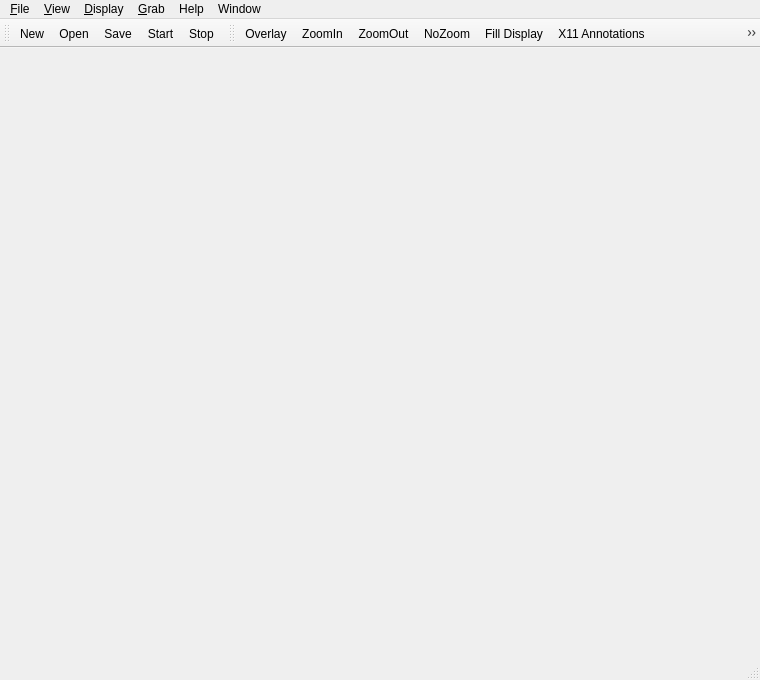
<ui version="4.0" >
 <class>MainFrame</class>
 <widget class="QMainWindow" name="MainFrame" >
  <property name="geometry" >
   <rect>
    <x>0</x>
    <y>0</y>
    <width>760</width>
    <height>680</height>
   </rect>
  </property>
  <property name="windowTitle" >
   <string>MdispQt</string>
  </property>
  <property name="windowIcon" >
   <iconset resource="mdispqt.qrc" >:/images/imaging.png</iconset>
  </property>
  <widget class="QWidget" name="centralWidget" >
   <layout class="QGridLayout" >
    <property name="margin" >
     <number>11</number>
    </property>
    <property name="spacing" >
     <number>6</number>
    </property>
   </layout>
  </widget>
  <widget class="QMenuBar" name="menuBar" >
   <property name="geometry" >
    <rect>
     <x>0</x>
     <y>0</y>
     <width>760</width>
     <height>25</height>
    </rect>
   </property>
   <widget class="QMenu" name="menu_File" >
    <property name="title" >
     <string>&amp;File</string>
    </property>
    <addaction name="actionNew" />
    <addaction name="actionOpen" />
    <addaction name="actionClose" />
    <addaction name="actionSave" />
    <addaction name="actionSaveAs" />
    <addaction name="actionSaveRoiAs" />
    <addaction name="separator" />
    <addaction name="actionExit" />
   </widget>
   <widget class="QMenu" name="menu_View" >
    <property name="title" >
     <string>&amp;View</string>
    </property>
    <addaction name="actionViewStdToolbar" />
    <addaction name="actionViewDispToolbar" />
    <addaction name="actionViewStatusBar" />
   </widget>
   <widget class="QMenu" name="menu_Display" >
    <property name="title" >
     <string>&amp;Display</string>
    </property>
    <widget class="QMenu" name="menuInterpolation_Mode" >
     <property name="title" >
      <string>Interpolation Mode</string>
     </property>
     <addaction name="actionIntNearest" />
     <addaction name="actionIntFast" />
     <addaction name="actionIntDefault" />
    </widget>
    <widget class="QMenu" name="menuView_Mode" >
     <property name="title" >
      <string>View Mode</string>
     </property>
     <addaction name="actionViewDefault" />
     <addaction name="actionViewTransparent" />
     <addaction name="actionViewAutoScale" />
     <addaction name="actionVieewMultiBytes" />
     <addaction name="actionViewBitShift2" />
     <addaction name="actionViewBitShift4" />
     <addaction name="actionViewBitShift8" />
    </widget>
    <widget class="QMenu" name="menuZoom" >
     <property name="title" >
      <string>Zoom</string>
     </property>
     <addaction name="actionNoZoom" />
     <addaction name="actionZoomOut" />
     <addaction name="actionZoomIn" />
    </widget>
    <widget class="QMenu" name="menuExclusive_Display" >
     <property name="title" >
      <string>Exclusive Display</string>
     </property>
     <addaction name="actionRestrictedCursor" />
    </widget>
    <widget class="QMenu" name="menuDistributed_Mil" >
     <property name="title" >
      <string>Distributed Mil</string>
     </property>
     <widget class="QMenu" name="menuASynchronous_mode" >
      <property name="title" >
       <string>ASynchronous mode</string>
      </property>
      <addaction name="actionDMILASyncDisable" />
      <addaction name="actionDMILASync1" />
      <addaction name="actionDMILASync5" />
      <addaction name="actionDMILASync10" />
      <addaction name="actionDMILASync15" />
      <addaction name="actionDMILASync30" />
      <addaction name="actionDMILASyncMax" />
     </widget>
     <widget class="QMenu" name="menuCompression" >
      <property name="title" >
       <string>Compression</string>
      </property>
      <addaction name="actionDMILCompressNone" />
      <addaction name="actionDMILCompressLossy" />
      <addaction name="actionDMILCompressLossless" />
     </widget>
     <widget class="QMenu" name="menuType_Here" >
      <property name="title" >
       <string>Type Here</string>
      </property>
     </widget>
     <widget class="QMenu" name="menuQFactor" >
      <property name="title" >
       <string>QFactor</string>
      </property>
      <addaction name="actionDMILFactor60" />
      <addaction name="actionDMILFactor70" />
      <addaction name="actionDMILFactor75" />
      <addaction name="actionDMILFactor80" />
      <addaction name="actionDMILFactor82" />
      <addaction name="actionDMILFactor85" />
      <addaction name="actionDMILFactor87" />
      <addaction name="actionDMILFactor90" />
      <addaction name="actionDMILFactor92" />
      <addaction name="actionDMILFactor95" />
      <addaction name="actionDMILFactor99" />
     </widget>
     <addaction name="menuASynchronous_mode" />
     <addaction name="menuCompression" />
     <addaction name="menuQFactor" />
     <addaction name="menuType_Here" />
    </widget>
    <addaction name="actionOverlay" />
    <addaction name="actionFillDisplay" />
    <addaction name="actionNoTearing" />
    <addaction name="actionX11Annotation" />
    <addaction name="menuInterpolation_Mode" />
    <addaction name="menuView_Mode" />
    <addaction name="menuZoom" />
    <addaction name="separator" />
    <addaction name="menuDistributed_Mil" />
    <addaction name="separator" />
    <addaction name="actionROIDefine" />
    <addaction name="actionROIShow" />
    <addaction name="actionROIPreferences" />
    <addaction name="separator" />
    <addaction name="menuExclusive_Display" />
   </widget>
   <widget class="QMenu" name="menu_Grab" >
    <property name="title" >
     <string>&amp;Grab</string>
    </property>
    <addaction name="actionGrabStart" />
    <addaction name="actionGrabStop" />
   </widget>
   <widget class="QMenu" name="menuHelp" >
    <property name="title" >
     <string>Window</string>
    </property>
   </widget>
   <widget class="QMenu" name="menuHelp_2" >
    <property name="title" >
     <string>Help</string>
    </property>
    <addaction name="actionAbout" />
   </widget>
   <addaction name="menu_File" />
   <addaction name="menu_View" />
   <addaction name="menu_Display" />
   <addaction name="menu_Grab" />
   <addaction name="menuHelp_2" />
   <addaction name="menuHelp" />
  </widget>
  <widget class="QToolBar" name="StdToolBar" >
   <property name="orientation" >
    <enum>Qt::Horizontal</enum>
   </property>
   <attribute name="toolBarArea" >
    <number>4</number>
   </attribute>
   <addaction name="actionNew" />
   <addaction name="actionOpen" />
   <addaction name="actionSave" />
   <addaction name="actionGrabStart" />
   <addaction name="actionGrabStop" />
  </widget>
  <widget class="QStatusBar" name="statusBar" />
  <widget class="QToolBar" name="DispToolBar" >
   <property name="windowTitle" >
    <string>toolBar</string>
   </property>
   <property name="orientation" >
    <enum>Qt::Horizontal</enum>
   </property>
   <attribute name="toolBarArea" >
    <number>4</number>
   </attribute>
   <addaction name="actionOverlay" />
   <addaction name="actionZoomIn" />
   <addaction name="actionZoomOut" />
   <addaction name="actionNoZoom" />
   <addaction name="actionFillDisplay" />
   <addaction name="actionX11Annotation" />
   <addaction name="actionGraphicsAnnotations" />
   <addaction name="actionNoTearing" />
   <addaction name="actionROIDefine" />
   <addaction name="actionROIShow" />
  </widget>
  <action name="actionOpen" >
   <property name="icon" >
    <iconset resource="mdispqt.qrc" >:/images/fileopen.png</iconset>
   </property>
   <property name="text" >
    <string>&amp;Open</string>
   </property>
   <property name="toolTip" >
    <string>Open an existing document</string>
   </property>
   <property name="shortcut" >
    <string>Ctrl+O</string>
   </property>
  </action>
  <action name="actionNew" >
   <property name="icon" >
    <iconset resource="mdispqt.qrc" >:/images/filenew.png</iconset>
   </property>
   <property name="text" >
    <string>&amp;New</string>
   </property>
   <property name="toolTip" >
    <string>Open a new document</string>
   </property>
   <property name="shortcut" >
    <string>Ctrl+N</string>
   </property>
  </action>
  <action name="actionSave" >
   <property name="icon" >
    <iconset resource="mdispqt.qrc" >:/images/filesave.png</iconset>
   </property>
   <property name="text" >
    <string>&amp;Save</string>
   </property>
   <property name="toolTip" >
    <string>Save image</string>
   </property>
   <property name="shortcut" >
    <string>Ctrl+S</string>
   </property>
  </action>
  <action name="actionSaveAs" >
   <property name="text" >
    <string>Save &amp;As</string>
   </property>
   <property name="toolTip" >
    <string>Save image as</string>
   </property>
  </action>
  <action name="actionSaveRoiAs" >
   <property name="text" >
    <string>Save &amp;Roi as...</string>
   </property>
   <property name="toolTip" >
    <string>Save Roi as</string>
   </property>
  </action>
  <action name="actionExit" >
   <property name="text" >
    <string>E&amp;xit</string>
   </property>
   <property name="toolTip" >
    <string>Exit</string>
   </property>
   <property name="shortcut" >
    <string>Ctrl+X</string>
   </property>
  </action>
  <action name="actionClose" >
   <property name="text" >
    <string>Close</string>
   </property>
   <property name="toolTip" >
    <string>Close the active document</string>
   </property>
  </action>
  <action name="actionViewStdToolbar" >
   <property name="checkable" >
    <bool>true</bool>
   </property>
   <property name="checked" >
    <bool>true</bool>
   </property>
   <property name="text" >
    <string>Standard &amp;Toolbar</string>
   </property>
   <property name="toolTip" >
    <string>View Standard ToolBar</string>
   </property>
  </action>
  <action name="actionViewDispToolbar" >
   <property name="checkable" >
    <bool>true</bool>
   </property>
   <property name="checked" >
    <bool>true</bool>
   </property>
   <property name="text" >
    <string>&amp;Dispplay Toolbar</string>
   </property>
   <property name="toolTip" >
    <string>View Display ToolBar</string>
   </property>
  </action>
  <action name="actionViewStatusBar" >
   <property name="checkable" >
    <bool>true</bool>
   </property>
   <property name="checked" >
    <bool>true</bool>
   </property>
   <property name="text" >
    <string>View StatusBar</string>
   </property>
   <property name="toolTip" >
    <string>View StatusBar</string>
   </property>
  </action>
  <action name="actionOverlay" >
   <property name="checkable" >
    <bool>true</bool>
   </property>
   <property name="icon" >
    <iconset resource="mdispqt.qrc" >:/images/overlay.png</iconset>
   </property>
   <property name="text" >
    <string>Overlay</string>
   </property>
   <property name="toolTip" >
    <string>Enable/Disable Overlay</string>
   </property>
   <property name="shortcut" >
    <string>Ctrl+Shift+O</string>
   </property>
  </action>
  <action name="actionFillDisplay" >
   <property name="checkable" >
    <bool>true</bool>
   </property>
   <property name="icon" >
    <iconset resource="mdispqt.qrc" >:/images/filldisplay.png</iconset>
   </property>
   <property name="text" >
    <string>Fill Display</string>
   </property>
  </action>
  <action name="actionNoTearing" >
   <property name="checkable" >
    <bool>true</bool>
   </property>
   <property name="icon" >
    <iconset resource="mdispqt.qrc" >:/images/notearing.png</iconset>
   </property>
   <property name="text" >
    <string>No-Tearing</string>
   </property>
  </action>
  <action name="actionX11Annotation" >
   <property name="checkable" >
    <bool>true</bool>
   </property>
   <property name="icon" >
    <iconset resource="mdispqt.qrc" >:/images/annotations.png</iconset>
   </property>
   <property name="text" >
    <string>X11 Annotations</string>
   </property>
  </action>
  <action name="actionIntNearest" >
   <property name="checkable" >
    <bool>true</bool>
   </property>
   <property name="text" >
    <string>M_&amp;Nearest</string>
   </property>
  </action>
  <action name="actionIntFast" >
   <property name="checkable" >
    <bool>true</bool>
   </property>
   <property name="text" >
    <string>M_&amp;Fast</string>
   </property>
  </action>
  <action name="actionIntDefault" >
   <property name="checkable" >
    <bool>true</bool>
   </property>
   <property name="text" >
    <string>M_&amp;DEFAULT</string>
   </property>
  </action>
  <action name="actionViewDefault" >
   <property name="checkable" >
    <bool>true</bool>
   </property>
   <property name="text" >
    <string>M_DEFAULT</string>
   </property>
  </action>
  <action name="actionViewTransparent" >
   <property name="checkable" >
    <bool>true</bool>
   </property>
   <property name="text" >
    <string>M_TRANSPARENT</string>
   </property>
  </action>
  <action name="actionViewAutoScale" >
   <property name="checkable" >
    <bool>true</bool>
   </property>
   <property name="text" >
    <string>M_AUTO_SCALE</string>
   </property>
  </action>
  <action name="actionVieewMultiBytes" >
   <property name="checkable" >
    <bool>true</bool>
   </property>
   <property name="text" >
    <string>M_MULTI_BYTES</string>
   </property>
  </action>
  <action name="actionViewBitShift2" >
   <property name="checkable" >
    <bool>true</bool>
   </property>
   <property name="text" >
    <string>M_BIT_SHIFT:2</string>
   </property>
  </action>
  <action name="actionViewBitShift4" >
   <property name="checkable" >
    <bool>true</bool>
   </property>
   <property name="text" >
    <string>M_BIT_SHIFT:4</string>
   </property>
  </action>
  <action name="actionViewBitShift8" >
   <property name="checkable" >
    <bool>true</bool>
   </property>
   <property name="text" >
    <string>M_BIT_SHIFT:8</string>
   </property>
  </action>
  <action name="actionZoomIn" >
   <property name="icon" >
    <iconset resource="mdispqt.qrc" >:/images/zoomin.png</iconset>
   </property>
   <property name="text" >
    <string>ZoomIn</string>
   </property>
   <property name="toolTip" >
    <string>Zoom In</string>
   </property>
  </action>
  <action name="actionZoomOut" >
   <property name="icon" >
    <iconset resource="mdispqt.qrc" >:/images/zoomout.png</iconset>
   </property>
   <property name="text" >
    <string>ZoomOut</string>
   </property>
   <property name="toolTip" >
    <string>Zoom Out</string>
   </property>
  </action>
  <action name="actionNoZoom" >
   <property name="icon" >
    <iconset resource="mdispqt.qrc" >:/images/nozoom.png</iconset>
   </property>
   <property name="text" >
    <string>NoZoom</string>
   </property>
  </action>
  <action name="actionROIDefine" >
   <property name="checkable" >
    <bool>true</bool>
   </property>
   <property name="icon" >
    <iconset resource="mdispqt.qrc" >:/images/roi.svg</iconset>
   </property>
   <property name="text" >
    <string>ROI Define</string>
   </property>
  </action>
  <action name="actionROIShow" >
   <property name="checkable" >
    <bool>true</bool>
   </property>
   <property name="icon" >
    <iconset resource="mdispqt.qrc" >:/images/roishow.svg</iconset>
   </property>
   <property name="text" >
    <string>Show/Hide ROI</string>
   </property>
  </action>
  <action name="actionROIPreferences" >
   <property name="text" >
    <string>ROI Preferences...</string>
   </property>
  </action>
  <action name="actionRestrictedCursor" >
   <property name="checkable" >
    <bool>true</bool>
   </property>
   <property name="text" >
    <string>Restricted Cursor</string>
   </property>
  </action>
  <action name="actionDMILASyncDisable" >
   <property name="checkable" >
    <bool>true</bool>
   </property>
   <property name="text" >
    <string>Disable</string>
   </property>
  </action>
  <action name="actionDMILASync1" >
   <property name="checkable" >
    <bool>true</bool>
   </property>
   <property name="text" >
    <string>1 fps</string>
   </property>
  </action>
  <action name="actionDMILASync5" >
   <property name="checkable" >
    <bool>true</bool>
   </property>
   <property name="text" >
    <string>5 fps</string>
   </property>
  </action>
  <action name="actionDMILASync10" >
   <property name="checkable" >
    <bool>true</bool>
   </property>
   <property name="text" >
    <string>10 fps</string>
   </property>
  </action>
  <action name="actionDMILASync15" >
   <property name="checkable" >
    <bool>true</bool>
   </property>
   <property name="text" >
    <string>15 fps</string>
   </property>
  </action>
  <action name="actionDMILASync30" >
   <property name="checkable" >
    <bool>true</bool>
   </property>
   <property name="text" >
    <string>30 fps</string>
   </property>
  </action>
  <action name="actionDMILASyncMax" >
   <property name="checkable" >
    <bool>true</bool>
   </property>
   <property name="text" >
    <string>Maximum rate</string>
   </property>
  </action>
  <action name="actionDMILCompressNone" >
   <property name="checkable" >
    <bool>true</bool>
   </property>
   <property name="text" >
    <string>None</string>
   </property>
  </action>
  <action name="actionDMILCompressLossy" >
   <property name="checkable" >
    <bool>true</bool>
   </property>
   <property name="text" >
    <string>Lossy</string>
   </property>
  </action>
  <action name="actionDMILCompressLossless" >
   <property name="checkable" >
    <bool>true</bool>
   </property>
   <property name="text" >
    <string>Lossless</string>
   </property>
  </action>
  <action name="actionDMILFactor60" >
   <property name="checkable" >
    <bool>true</bool>
   </property>
   <property name="text" >
    <string>60</string>
   </property>
  </action>
  <action name="actionDMILFactor70" >
   <property name="checkable" >
    <bool>true</bool>
   </property>
   <property name="text" >
    <string>70</string>
   </property>
  </action>
  <action name="actionDMILFactor75" >
   <property name="checkable" >
    <bool>true</bool>
   </property>
   <property name="text" >
    <string>75</string>
   </property>
  </action>
  <action name="actionDMILFactor80" >
   <property name="checkable" >
    <bool>true</bool>
   </property>
   <property name="text" >
    <string>80</string>
   </property>
  </action>
  <action name="actionDMILFactor82" >
   <property name="checkable" >
    <bool>true</bool>
   </property>
   <property name="text" >
    <string>82</string>
   </property>
  </action>
  <action name="actionDMILFactor85" >
   <property name="checkable" >
    <bool>true</bool>
   </property>
   <property name="text" >
    <string>85</string>
   </property>
  </action>
  <action name="actionDMILFactor87" >
   <property name="checkable" >
    <bool>true</bool>
   </property>
   <property name="text" >
    <string>87</string>
   </property>
  </action>
  <action name="actionDMILFactor90" >
   <property name="checkable" >
    <bool>true</bool>
   </property>
   <property name="text" >
    <string>90</string>
   </property>
  </action>
  <action name="actionDMILFactor92" >
   <property name="checkable" >
    <bool>true</bool>
   </property>
   <property name="text" >
    <string>92</string>
   </property>
  </action>
  <action name="actionDMILFactor95" >
   <property name="checkable" >
    <bool>true</bool>
   </property>
   <property name="text" >
    <string>95</string>
   </property>
  </action>
  <action name="actionDMILFactor99" >
   <property name="checkable" >
    <bool>true</bool>
   </property>
   <property name="text" >
    <string>99</string>
   </property>
  </action>
  <action name="actionGrabStart" >
   <property name="icon" >
    <iconset resource="mdispqt.qrc" >:/images/grabstart.png</iconset>
   </property>
   <property name="text" >
    <string>Start</string>
   </property>
  </action>
  <action name="actionGrabStop" >
   <property name="icon" >
    <iconset resource="mdispqt.qrc" >:/images/grabstop.png</iconset>
   </property>
   <property name="text" >
    <string>Stop</string>
   </property>
  </action>
  <action name="actionGraphicsAnnotations" >
   <property name="checkable" >
    <bool>true</bool>
   </property>
   <property name="icon" >
    <iconset resource="mdispqt.qrc" >:/images/graphics.png</iconset>
   </property>
   <property name="text" >
    <string>Graphics Annotations</string>
   </property>
  </action>
  <action name="actionAbout" >
   <property name="text" >
    <string>About MdispQt...</string>
   </property>
  </action>
  <action name="action_Cascade" >
   <property name="text" >
    <string>&amp;Cascade</string>
   </property>
   <property name="toolTip" >
    <string>Arrange Windows so the overlap</string>
   </property>
  </action>
  <action name="action_Tile" >
   <property name="text" >
    <string>&amp;Tile</string>
   </property>
   <property name="toolTip" >
    <string>Arrange Windows as non-overlapping tiles</string>
   </property>
  </action>
 </widget>
 <layoutdefault spacing="6" margin="11" />
 <resources>
  <include location="mdispqt.qrc" />
 </resources>
 <connections>
  <connection>
   <sender>actionViewStdToolbar</sender>
   <signal>toggled(bool)</signal>
   <receiver>StdToolBar</receiver>
   <slot>setVisible(bool)</slot>
   <hints>
    <hint type="sourcelabel" >
     <x>-1</x>
     <y>-1</y>
    </hint>
    <hint type="destinationlabel" >
     <x>69</x>
     <y>44</y>
    </hint>
   </hints>
  </connection>
  <connection>
   <sender>actionViewDispToolbar</sender>
   <signal>toggled(bool)</signal>
   <receiver>DispToolBar</receiver>
   <slot>setVisible(bool)</slot>
   <hints>
    <hint type="sourcelabel" >
     <x>-1</x>
     <y>-1</y>
    </hint>
    <hint type="destinationlabel" >
     <x>369</x>
     <y>44</y>
    </hint>
   </hints>
  </connection>
  <connection>
   <sender>actionViewStatusBar</sender>
   <signal>toggled(bool)</signal>
   <receiver>statusBar</receiver>
   <slot>setVisible(bool)</slot>
   <hints>
    <hint type="sourcelabel" >
     <x>-1</x>
     <y>-1</y>
    </hint>
    <hint type="destinationlabel" >
     <x>299</x>
     <y>388</y>
    </hint>
   </hints>
  </connection>
 </connections>
</ui>
